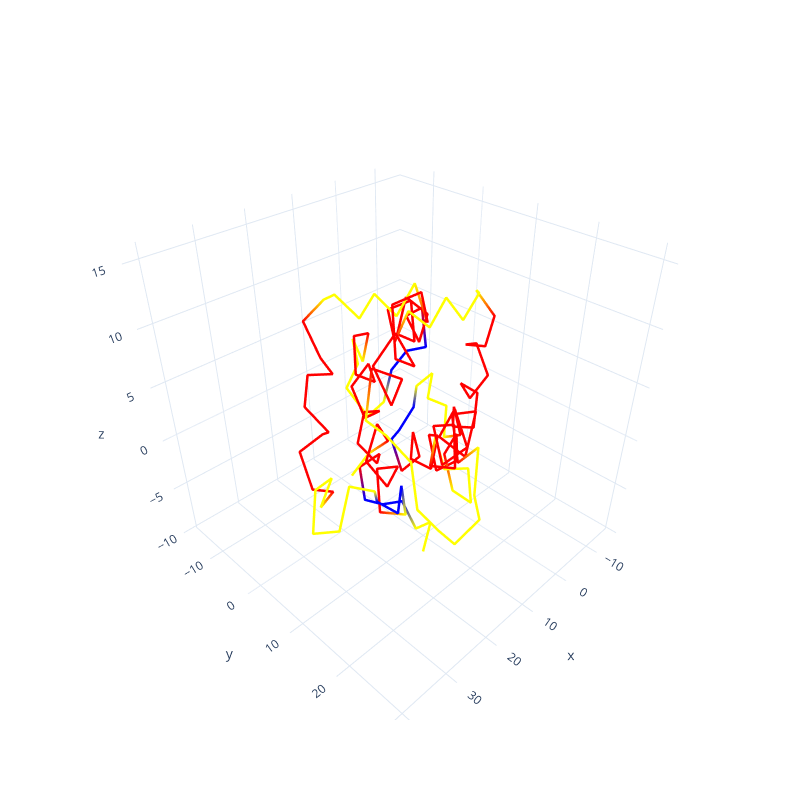

The notebook cell saved with this chart:
### Code cell
cdt.line_plotly(ca[:,0], ca[:,1], ca[:,2], color_lst)
# add hover text

l = np.arange(1, len(ca)+1, 1)
fig = go.Figure()
fig.add_trace(go.Scatter3d(x=ca[:,0], y=ca[:,1], z=ca[:,2], mode='lines', line=dict(color=color_lst, width=5), name='1cfc', 
              text=l, hovertemplate='res: %{text}'))

fig.update_layout(scene=dict(aspectmode='cube'), width=800, height=800, template='plotly_white')

### Figure 1 — Plotly figure (JSON) as saved in the notebook; plotly's stock layout.template omitted (floating-point values rounded to 4 significant figures; data arrays with more than 128 entries replaced by an {"elided": "..."} marker saying what was removed)
{"data": [{"hovertemplate": "res: %{text}", "line": {"color": {"elided": "148 str values"}, "width": 5}, "mode": "lines", "name": "1cfc", "text": {"elided": "148 int values"}, "type": "scatter3d", "x": {"elided": "148 float values"}, "y": {"elided": "148 float values"}, "z": {"elided": "148 float values"}}], "layout": {"height": 800, "scene": {"aspectmode": "cube"}, "width": 800}}
